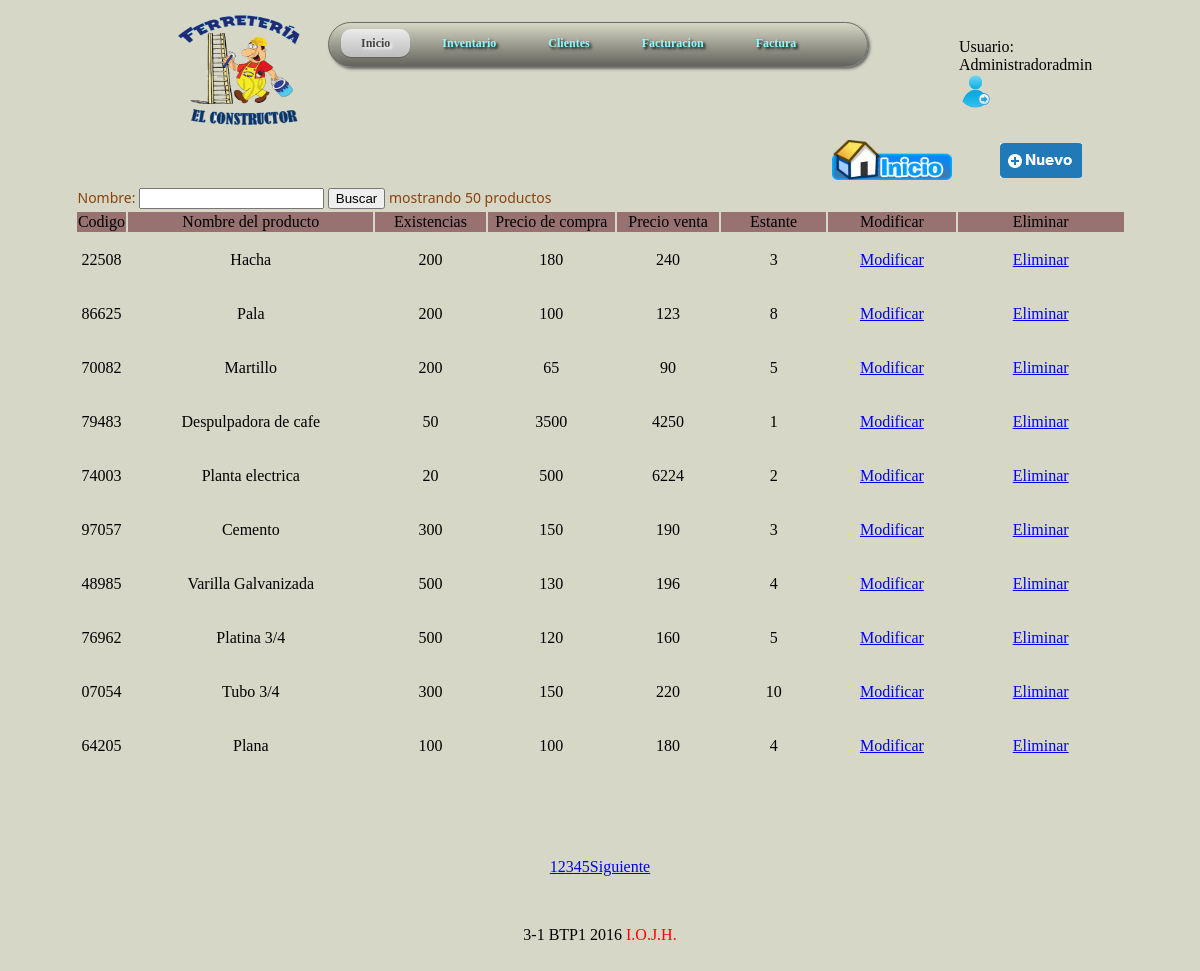
Page /inventario/index.php (signed in) on the committed database.
### tables this page shows
CREATE TABLE `productos` (
  `codigo` varchar(30) NOT NULL,
  `nombre` varchar(70) NOT NULL,
  `existencias` int(20) NOT NULL,
  `precioc` int(20) NOT NULL,
  `preciov` int(20) NOT NULL,
  `estante` varchar(25) NOT NULL
);

### inventario/index.php (the view, shortened to what this page needs)
<?php
  include("../conexion.php");
if ($_REQUEST["btnBuscar"]!=""&&$_REQUEST["busqueda"]!="")
{
if(is_numeric($_REQUEST["busqueda"]))
$filtro="and codigo=".$_REQUEST["busqueda"];
else
$filtro="and nombre like '%".$_REQUEST["busqueda"]."%'";
$mensaje=$filtro;
}else{
$mensaje="<font color='red'> por favor escriba el nombre de un producto para buscar</font>";
}
$rst_productos=mysql_query("SELECT * FROM productos where nombre=nombre ".$filtro.";",$conexion);
  $num_registros=mysql_num_rows($rst_productos);
  if ($num_registros==0)
  {
  if($_REQUEST["busqueda"]!="")
  $mensaje="<font color='red'>no se encontraron registros con la busqueda ".$_REQUEST["busqueda"].  "<a href='index.php'>mostrar todos</a></font>";
  else
   $mensaje="<font color='red'>no hay productos registrados en la base de datos</font>";
   }else{
    if($_REQUEST["busqueda"]!="")
	  $mensaje="<font color='red'>se encontraron $num_registros registros con la busqueda ".$_REQUEST["busqueda"]."</font>";
	  else
	  $mensaje="mostrando $num_registros productos";
	  }
  $registros=10;
  $pagina=$_REQUEST["num"];
  if(is_numeric($pagina))
  $inicio=(($pagina-1)*$registros);
  else
  $inicio=0;
  $rst_productos=mysql_query("SELECT * FROM productos where nombre=nombre ".$filtro." LIMIT $inicio,$registros",$conexion);
  $paginas=ceil($num_registros/$registros);
   ?>
<!doctype html>
<html>
<head>
<link rel="stylesheet" href="../style.css" type="text/css">
</head>
<body class="fondo">
<form  name="form1" method="post" action="index.php">
  <table width="1051" height="142" border="0" align="center">
    <tr>
      <td colspan="7" align="center"><img src="../logos/logo.png" width="160" height="125" align="middle">
        <ul id="menu-bar"  >
          <li class="active"><a href="../index.php?num=1">Inicio</a></li>
          <li><a href="index.php?num=1">Inventario</a> </li>
          <li><a href="../clientes/index.php?num=1">Clientes</a></li>
          <li><a href="../facturacion/fact.php">Facturacion</a></li>
           <li><a href="../facturas/index.php?num=1">Factura</a></li>
      </ul></td>
      <td width="161">Usuario: <?php echo $_COOKIE["usuario_nombre"]; ?><?php echo $_SESSION["usuario"];?> <a href="../salir.php"><img src="../usuarios/logout.png" width="33" height="35" border="0" align="middle"></a></a></td>
    </tr>
    <tr>
      <td width="45">&nbsp;</td>
      <td width="239">&nbsp;</td>
      <td width="107">&nbsp;</td>
      <td width="123">&nbsp;</td>
      <td width="99">&nbsp;</td>
      <td width="101" align="center">&nbsp;</td>
      <td width="124" align="center"><a href="../index.php"><img src="../logos/inicio.png" width="120" height="40"></a><a href="nuevo_producto.php" ></td>
      <td align="center"><a href="nuevo_producto.php"><img src="../logos/nuevoproducto.png"></a></td>
    </tr>
    <tr>
      <td colspan="8"><span class="titulos">Nombre:
          <input name="busqueda" type="text" id="busqueda" value="<?php echo $_GET["busqueda"];?>">
          <input name="btnBuscar" type="submit" id="btnBuscar" value="Buscar">
          <?php echo $mensaje; ?><a href="index.php?num=1"></a></span></td>
    </tr>
    <tr align="center" bgcolor="#987171">
      <td>Codigo</td>
      <td>Nombre del producto</td>
      <td>Existencias</td>
      <td>Precio de compra</td>
      <td>Precio venta</td>
      <td>Estante</td>
      <td>Modificar</td>
      <td>Eliminar</td>
    </tr>
	 <?php
	  while($fila=mysql_fetch_array($rst_productos))
	  {
	  ?>
    <tr align="center" class="impar">
      <td><?php echo $fila["codigo"];?></td>
      <td><?php echo $fila["nombre"];?></td>
      <td><?php echo $fila["existencias"];?></td>
      <td><?php echo $fila["precioc"];?></td>
      <td><?php echo $fila["preciov"];?></td>
      <td><?php echo $fila["estante"];?></td>
      <td><a href="modificar.php?cod=<?php echo $fila['codigo'];?>">Modificar</a></td>
      <td><p><a href="eliminar_confirmar.php?cod=<?php echo $fila['codigo'];?>">Eliminar</a></p></td>
    </tr>
	 <?php
	  }
	  ?>
  </table>
  <p>&nbsp;</p>
  <p>&nbsp;</p>
  <p align="center">
  <?php
  	if ($paginas>1)
		{
  	for($cont=1;$cont<=$paginas;$cont++)
	{
	if ($pagina==$cont)
	echo $cont."  ";
	else
	echo "<a href='index.php?num=".$cont."&busqueda=".$_REQUEST["busqueda"]."&btnBuscar=Buscar'>".$cont."</a>";
	}
		}
if ($pagina<$paginas && $paginas>1)
echo "<a href='index.php?num=".($pagina+1)."&busqueda=".$_REQUEST["busqueda"]."&btnBuscar=Buscar'>Siguiente</a> ";
  ?>
  </p>
  <p align="center">&nbsp;</p>
  <p align="center">3-1 BTP1 2016 <font color="red">I.O.J.H.</font></p>
  <p>&nbsp;</p>
</form>
</body>
</html>

### style.css (style rules this page uses)
.fondo { background-color:#d6d7c6; }
.titulos { color:#89420E; font-size:14px; font-family:sans; }
#menu-bar { width: 60%; margin: 0px 0px 0px 0px; padding: 6px 6px 4px 6px; height: 33px; line-height: 100%; border-radius: 24px; -webkit-border-radius: 24px; -moz-border-radius: 24px; box-shadow: 2px 2px 3px #666666; -webkit-box-shadow: 2px 2px 3px #666666; -moz-box-shadow: 2px 2px 3px #666666; background: #919185; background: linear-gradient(top, #D6D7C5, #63635B); background: -ms-linear-gradient(top, #D6D7C5, #63635B); background: -webkit-gradient(linear, left top, left bottom, from(#D6D7C5), to(#63635B)); background: -moz-linear-gradient(top, #D6D7C5, #63635B); border: solid 1px #6D6D6D; position:relative; z-index:999; }
#menu-bar li { margin: 0px 0px 6px 0px; padding: 0px 6px 0px 6px; float: left; position: relative; list-style: none; }
#menu-bar a { font-weight: bolder; font-family: 'comic sans ms'; font-style: normal; font-size: 12px; color: #8CFBFF; text-decoration: none; display: block; padding: 6px 20px 6px 20px; margin: 0; margin-bottom: 6px; border-radius: 10px; -webkit-border-radius: 10px; -moz-border-radius: 10px; text-shadow: 2px 2px 3px #000000; }
#menu-bar .active a, #menu-bar li:hover > a { background: #0399D4; background: linear-gradient(top, #EBEBEB, #BDBDBD); background: -ms-linear-gradient(top, #EBEBEB, #BDBDBD); background: -webkit-gradient(linear, left top, left bottom, from(#EBEBEB), to(#BDBDBD)); background: -moz-linear-gradient(top, #EBEBEB, #BDBDBD); color: #444444; -webkit-box-shadow: 0 1px 1px rgba(0, 0, 0, .2); -moz-box-shadow: 0 1px 1px rgba(0, 0, 0, .2); box-shadow: 0 1px 1px rgba(0, 0, 0, .2); text-shadow: 2px 2px 3px #FFFFFF; }
#menu-bar:after { content: "."; display: block; clear: both; visibility: hidden; line-height: 0; height: 0; }
#menu-bar { display: inline-block; }

### rows in the picture
productos: codigo "22508", nombre "Hacha", existencias "200", precioc "180", preciov "240", estante "3"
productos: codigo "86625", nombre "Pala", existencias "200", precioc "100", preciov "123", estante "8"
productos: codigo "70082", nombre "Martillo", existencias "200", precioc "65", preciov "90", estante "5"
productos: codigo "79483", nombre "Despulpadora de cafe", existencias "50", precioc "3500", preciov "4250", estante "1"
productos: codigo "74003", nombre "Planta electrica", existencias "20", precioc "500", preciov "6224", estante "2"
productos: codigo "97057", nombre "Cemento", existencias "300", precioc "150", preciov "190", estante "3"
productos: codigo "48985", nombre "Varilla Galvanizada", existencias "500", precioc "130", preciov "196", estante "4"
productos: codigo "76962", nombre "Platina 3/4", existencias "500", precioc "120", preciov "160", estante "5"
productos: codigo "07054", nombre "Tubo 3/4", existencias "300", precioc "150", preciov "220", estante "10"
productos: codigo "64205", nombre "Plana", existencias "100", precioc "100", preciov "180", estante "4"

### other values in the picture
$_COOKIE["usuario_nombre"] "Administrador"
$_SESSION["usuario"] "admin"
$mensaje "mostrando 50 productos"
